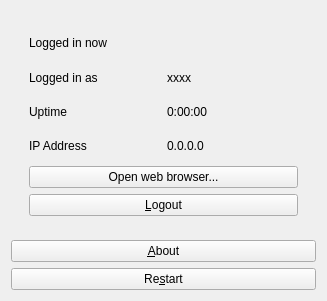
<?xml version="1.0" encoding="UTF-8"?>
<ui version="4.0">
 <class>MainWindow</class>
 <widget class="QDialog" name="MainWindow">
  <property name="geometry">
   <rect>
    <x>0</x>
    <y>0</y>
    <width>327</width>
    <height>278</height>
   </rect>
  </property>
  <property name="sizePolicy">
   <sizepolicy hsizetype="Expanding" vsizetype="Expanding">
    <horstretch>0</horstretch>
    <verstretch>0</verstretch>
   </sizepolicy>
  </property>
  <property name="windowTitle">
   <string>DrCOM JLU Qt</string>
  </property>
  <layout class="QVBoxLayout" name="verticalLayout_2">
   <item>
    <widget class="QStackedWidget" name="centralStackedWidget">
     <property name="sizePolicy">
      <sizepolicy hsizetype="Expanding" vsizetype="Expanding">
       <horstretch>0</horstretch>
       <verstretch>0</verstretch>
      </sizepolicy>
     </property>
     <property name="currentIndex">
      <number>1</number>
     </property>
     <widget class="QWidget" name="NotLoggedInPage">
      <layout class="QVBoxLayout" name="verticalLayout">
       <item>
        <layout class="QVBoxLayout" name="notLoggedInVerticalLayout">
         <property name="topMargin">
          <number>0</number>
         </property>
         <item>
          <layout class="QGridLayout" name="gridLayoutInput">
           <item row="1" column="1">
            <widget class="QLineEdit" name="lineEditPass">
             <property name="font">
              <font>
               <family>Lucida Sans Typewriter</family>
              </font>
             </property>
             <property name="echoMode">
              <enum>QLineEdit::Password</enum>
             </property>
            </widget>
           </item>
           <item row="3" column="1">
            <widget class="QLineEdit" name="lineEditMAC"/>
           </item>
           <item row="0" column="0">
            <widget class="QLabel" name="labelAccount">
             <property name="text">
              <string>Account</string>
             </property>
             <property name="alignment">
              <set>Qt::AlignCenter</set>
             </property>
            </widget>
           </item>
           <item row="0" column="1">
            <widget class="QLineEdit" name="lineEditAccount"/>
           </item>
           <item row="2" column="1">
            <widget class="QComboBox" name="comboBoxMAC">
             <property name="editable">
              <bool>false</bool>
             </property>
            </widget>
           </item>
           <item row="1" column="0">
            <widget class="QLabel" name="labelPass">
             <property name="text">
              <string>Password</string>
             </property>
             <property name="alignment">
              <set>Qt::AlignCenter</set>
             </property>
            </widget>
           </item>
           <item row="2" column="0" rowspan="2">
            <widget class="QLabel" name="labelMAC">
             <property name="text">
              <string>MAC</string>
             </property>
             <property name="alignment">
              <set>Qt::AlignCenter</set>
             </property>
            </widget>
           </item>
          </layout>
         </item>
         <item>
          <layout class="QGridLayout" name="checkboxesGridLayout">
           <item row="0" column="0">
            <widget class="QCheckBox" name="checkBoxRemember">
             <property name="text">
              <string>Remember</string>
             </property>
            </widget>
           </item>
           <item row="0" column="1">
            <widget class="QCheckBox" name="checkBoxAutoLogin">
             <property name="text">
              <string>AutoLogin</string>
             </property>
            </widget>
           </item>
           <item row="1" column="0">
            <widget class="QCheckBox" name="checkBoxNotShowWelcome">
             <property name="text">
              <string>NotShowWelcomePage</string>
             </property>
            </widget>
           </item>
           <item row="1" column="1">
            <widget class="QCheckBox" name="checkBoxHideLoginWindow">
             <property name="text">
              <string>HideLoginWindow</string>
             </property>
            </widget>
           </item>
          </layout>
         </item>
         <item>
          <widget class="QCommandLinkButton" name="loginButton">
           <property name="text">
            <string>Login</string>
           </property>
           <property name="description">
            <string>Click here to login</string>
           </property>
          </widget>
         </item>
        </layout>
       </item>
      </layout>
     </widget>
     <widget class="QWidget" name="LoggedInPage">
      <layout class="QVBoxLayout" name="verticalLayout_3">
       <item>
        <layout class="QGridLayout" name="loggedInGridLayout">
         <property name="leftMargin">
          <number>7</number>
         </property>
         <property name="topMargin">
          <number>7</number>
         </property>
         <property name="rightMargin">
          <number>7</number>
         </property>
         <property name="bottomMargin">
          <number>7</number>
         </property>
         <item row="1" column="0">
          <widget class="QLabel" name="loggedInUsernameHintLabel">
           <property name="text">
            <string>Logged in as</string>
           </property>
          </widget>
         </item>
         <item row="4" column="0" colspan="2">
          <widget class="QPushButton" name="webBrowserPushButton">
           <property name="text">
            <string>Open web browser...</string>
           </property>
          </widget>
         </item>
         <item row="3" column="0">
          <widget class="QLabel" name="ipHintLabel">
           <property name="text">
            <string>IP Address</string>
           </property>
          </widget>
         </item>
         <item row="2" column="0">
          <widget class="QLabel" name="uptimeHintLabel">
           <property name="text">
            <string>Uptime</string>
           </property>
          </widget>
         </item>
         <item row="1" column="1">
          <widget class="QLabel" name="loggedInUsernameLabel">
           <property name="text">
            <string>xxxx</string>
           </property>
          </widget>
         </item>
         <item row="2" column="1">
          <widget class="QLabel" name="uptimeLabel">
           <property name="text">
            <string>0:00:00</string>
           </property>
          </widget>
         </item>
         <item row="3" column="1">
          <widget class="QLabel" name="ipLabel">
           <property name="text">
            <string>0.0.0.0</string>
           </property>
          </widget>
         </item>
         <item row="5" column="0" colspan="2">
          <widget class="QPushButton" name="logoutPushButton">
           <property name="text">
            <string>&amp;Logout</string>
           </property>
          </widget>
         </item>
         <item row="0" column="0" colspan="2">
          <widget class="QLabel" name="alreadyLoggedInLabel">
           <property name="text">
            <string>Logged in now</string>
           </property>
          </widget>
         </item>
        </layout>
       </item>
      </layout>
     </widget>
    </widget>
   </item>
   <item>
    <widget class="QPushButton" name="aboutPushButton">
     <property name="text">
      <string>&amp;About</string>
     </property>
    </widget>
   </item>
   <item>
    <widget class="QPushButton" name="restartPushButton">
     <property name="text">
      <string>Re&amp;start</string>
     </property>
    </widget>
   </item>
  </layout>
  <zorder>centralStackedWidget</zorder>
  <zorder>restartPushButton</zorder>
  <zorder>aboutPushButton</zorder>
 </widget>
 <layoutdefault spacing="6" margin="11"/>
 <tabstops>
  <tabstop>lineEditAccount</tabstop>
  <tabstop>lineEditPass</tabstop>
  <tabstop>comboBoxMAC</tabstop>
  <tabstop>lineEditMAC</tabstop>
  <tabstop>checkBoxRemember</tabstop>
  <tabstop>checkBoxAutoLogin</tabstop>
 </tabstops>
 <resources/>
 <connections/>
</ui>
